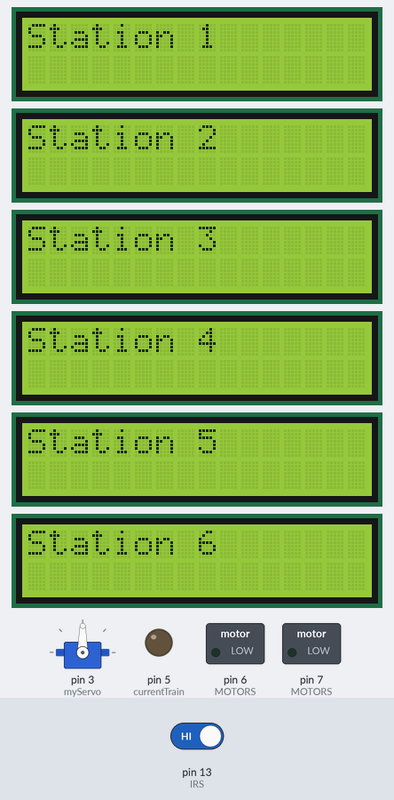
Bench run of a sketch on a simulated Arduino Mega 2560, built with avr-gcc and run on an emulated ATmega2560. On the bench: 6 × 16×2 character LCD, servo, switched loads named in the sketch (green lamp = pin HIGH), output pins drawn as LEDs (lit = HIGH). The test bench sets the inputs (shaded band); at power-on: pin 13 (IRS) HIGH. What the sketch prints to the serial monitor is not drawn.

Above: at 1.6 s.
1.7 s: pin 13 (IRS) driven LOW
At 2.2 s:
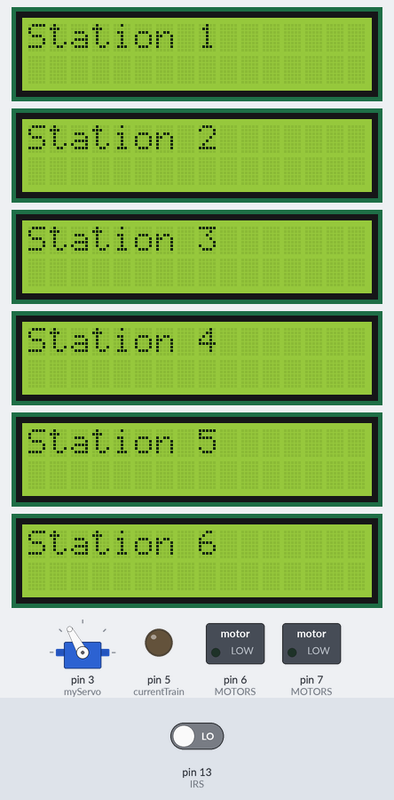
At 3.0 s:
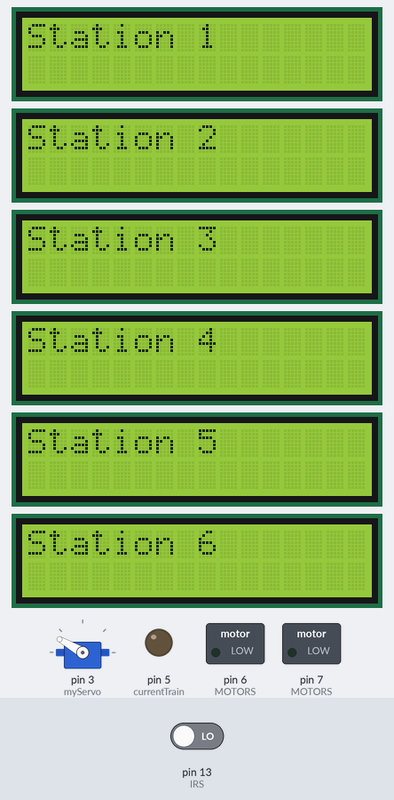
4.1 s: pin 13 (IRS) driven HIGH
At 6.0 s:
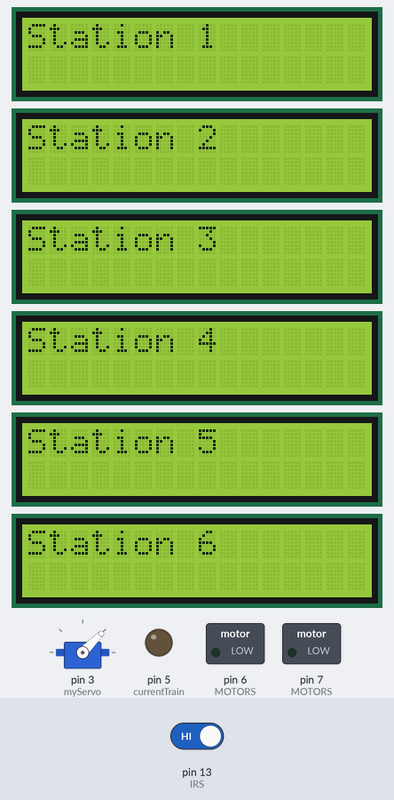
Timing chart, 0 to 7.5 s (numbered marks = the images above; inputs shaded):
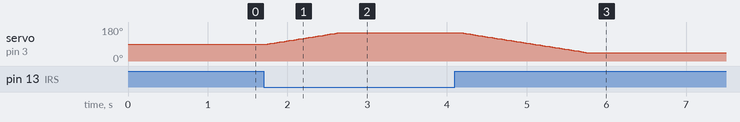

The sketch:

testing.ino
```cpp
#include <LiquidCrystal_I2C.h>
#include <Servo.h>

Servo myServo;

const int STATIONS_SIZE = 6;
const int TRAINS_SIZE = 3;

LiquidCrystal_I2C lcdStation1(0x27, 16, 2);
LiquidCrystal_I2C lcdStation2(0x26, 16, 2);
LiquidCrystal_I2C lcdStation3(0x25, 16, 2);
LiquidCrystal_I2C lcdStation4(0x24, 16, 2);
LiquidCrystal_I2C lcdStation5(0x23, 16, 2);
LiquidCrystal_I2C lcdStation6(0x22, 16, 2);
LiquidCrystal_I2C LCDS[STATIONS_SIZE] = {
  lcdStation1,
  lcdStation2,
  lcdStation3,
  lcdStation4,
  lcdStation5,
  lcdStation6,
};

int IR1 = 8;
int IR2 = 9;
int IR3 = 10;
int IR4 = 11;
int IR5 = 12;
int IR6 = 13;
const int IRS[STATIONS_SIZE] = {
  IR1,
  IR2,
  IR3,
  IR4,
  IR5,
  IR6,
};

int motor1 = 5;
int motor2 = 6;
int motor3 = 7;
const int MOTORS[TRAINS_SIZE] = {
  motor1,
  motor2,
  motor3,
};
int currentTrain = motor1;

int areStationsOccupied[STATIONS_SIZE] = {
  false,
  false,
  false,
  false,
  false,
  false,
};

int currentIrSignals[STATIONS_SIZE] = {
  false,
  false,
  false,
  false,
  false,
  false,
};

int currentServoPos = 90; // Initial servo position (adjust as needed)
bool servoRaised = false; // Flag to track servo state (raised or lowered)

void setup()
{
  Serial.begin(9600);
  initLcds();
  // initIrs();
  initMotors();

  // findOccupiedStations();
  myServo.attach(3);    // Attach the servo to pin 9
  myServo.write(currentServoPos); // Set initial position

}


void loop()
{
  // readIrSignals();
  // testMotors();
  // findOccupiedStations(); // Prolly sa setup dapat to
  // delay(00);
  // runTrain();
  int currSignal = digitalRead(13);
  if (currSignal == 0) {
    Serial.println("RAISING");
    raiseServo();
  }
  else {
    Serial.println("LOWERING");
    lowerServo();
  }

  delay(100);
}

void initLcds() {
  for (int i = 0; i < STATIONS_SIZE; i++) {
    LCDS[i].init();
    LCDS[i].backlight();
    LCDS[i].print("Station ");
    LCDS[i].print(i + 1);
  }
}

void initIrs() {
  for (int i = 0; i < STATIONS_SIZE; i++) {
    pinMode(IRS[i], INPUT);
  }
}

void initMotors() {
  for (int i = 0; i < TRAINS_SIZE; i++) {
    pinMode(MOTORS[i], OUTPUT);
  }
}

void readIrSignals() {
  for (int i = 0; i < STATIONS_SIZE; i++) {
    int currSignal = digitalRead(IRS[i]);
    currentIrSignals[i] = currSignal;
  }
    printArray("IR SIGNALS: ", currentIrSignals, STATIONS_SIZE);

}

void testMotors() {
  for (int i = 0; i < TRAINS_SIZE; i++) {
    digitalWrite(MOTORS[i], HIGH);
    delay(5000);
    digitalWrite(MOTORS[i], LOW);
    delay(1000);
  }
}

void findOccupiedStations() {
  for (int i = 0; i < STATIONS_SIZE; i++) {
    int currentSignal = digitalRead(IRS[i]);
    areStationsOccupied[i] = currentSignal;
    currentIrSignals[i] = currentSignal;
  }
  printArray("STATIONS: ", areStationsOccupied, STATIONS_SIZE);
}

void printArray(char* message, int arr[], int size) {
  Serial.print(message);
  for (int i = 0; i < size; i++) {
    Serial.print(arr[i]);
  }
  Serial.println();
}

void runTrain() {
  digitalWrite(currentTrain, HIGH);
  while (true) {
    readIrSignals();
    // printArray("STATIONS: ", areStationsOccupied, STATIONS_SIZE);
    // printArray("IR SIGNALS: ", currentIrSignals, STATIONS_SIZE);
    // STOP MOTOR WHEN DIFFERENT IR SIGNALS DIFFERENT FROM STATIONS

  }
  // UPDATE LCD ON THE SIGNAL THAT CHANGES

  // UPDATE CURRENT TRAIN

  // REPEAT
}


void raiseServo() {
  // Check if servo is already raised and avoid unnecessary movement
  if (servoRaised) {
    return;
  }

  for (int pos = currentServoPos; pos <= 150; pos += 1) {
    myServo.write(pos);
    delay(15);
  }
  currentServoPos = 150; // Update current position
  servoRaised = true; // Set raised flag
}


void lowerServo() {
  // Check if servo is already lowered and avoid unnecessary movement
  if (!servoRaised) {
    return;
  }

  for (int pos = currentServoPos; pos >= 45; pos -= 1) {
    myServo.write(pos);
    delay(15);
  }
  currentServoPos = 45; // Update current position
  servoRaised = false; // Set lowered flag
}
```

Measured:
- after the input at 1.7 s, servo on pin 3 (myServo): moves from 90° to 150° over 0.90 s, starting after 0.05 s
- after the input at 4.1 s, servo on pin 3 (myServo): moves from 150° to 45° over 1.6 s, starting after 0.07 s
